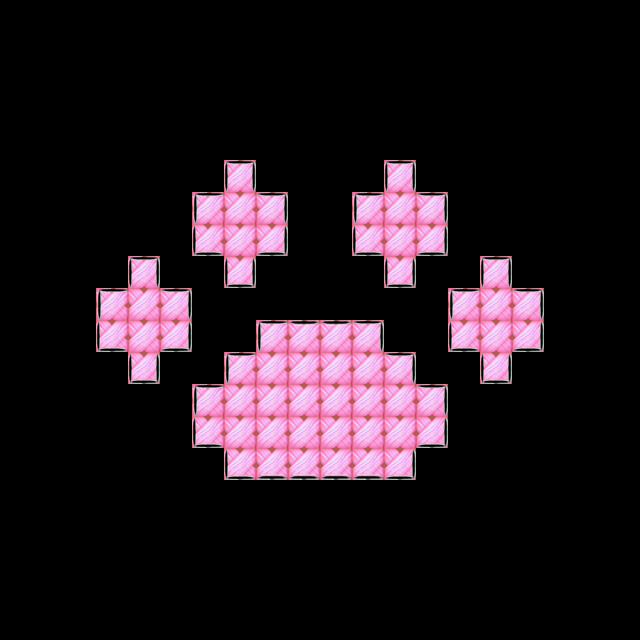

Rendered tile map (Tiled .tmx) drawn with the repository's tilesets; below, a short description and the full map source, tile grids included:
An orthogonal 20x20 tile map with 32x32 px tiles, 3 tile layers (layer1, layer2, layer3), 2 tilesets.

<map version="1.2" tiledversion="1.3.4" orientation="orthogonal" renderorder="left-down" width="20" height="20" tilewidth="32" tileheight="32" infinite="0" nextlayerid="5" nextobjectid="1">
 <tileset firstgid="1" source="color.tsx" />
 <tileset firstgid="22" source="stroke.tsx" />
 <layer id="1" name="layer1" width="20" height="20">
  <data encoding="csv">
0,0,0,0,0,0,0,0,0,0,0,0,0,0,0,0,0,0,0,0,
0,0,0,0,0,0,0,0,0,0,0,0,0,0,0,0,0,0,0,0,
0,0,0,0,0,0,0,0,0,0,0,0,0,0,0,0,0,0,0,0,
0,0,0,0,0,0,0,0,0,0,0,0,0,0,0,0,0,0,0,0,
0,0,0,0,0,0,0,0,0,0,0,0,0,0,0,0,0,0,0,0,
0,0,0,0,0,0,0,12,0,0,0,0,12,0,0,0,0,0,0,0,
0,0,0,0,0,0,12,12,12,0,0,12,12,12,0,0,0,0,0,0,
0,0,0,0,0,0,12,12,12,0,0,12,12,12,0,0,0,0,0,0,
0,0,0,0,12,0,0,12,0,0,0,0,12,0,0,12,0,0,0,0,
0,0,0,12,12,12,0,0,0,0,0,0,0,0,12,12,12,0,0,0,
0,0,0,12,12,12,0,0,12,12,12,12,0,0,12,12,12,0,0,0,
0,0,0,0,12,0,0,12,12,12,12,12,12,0,0,12,0,0,0,0,
0,0,0,0,0,0,12,12,12,12,12,12,12,12,0,0,0,0,0,0,
0,0,0,0,0,0,12,12,12,12,12,12,12,12,0,0,0,0,0,0,
0,0,0,0,0,0,0,12,12,12,12,12,12,0,0,0,0,0,0,0,
0,0,0,0,0,0,0,0,0,0,0,0,0,0,0,0,0,0,0,0,
0,0,0,0,0,0,0,0,0,0,0,0,0,0,0,0,0,0,0,0,
0,0,0,0,0,0,0,0,0,0,0,0,0,0,0,0,0,0,0,0,
0,0,0,0,0,0,0,0,0,0,0,0,0,0,0,0,0,0,0,0,
0,0,0,0,0,0,0,0,0,0,0,0,0,0,0,0,0,0,0,0
</data>
 </layer>
 <layer id="3" name="layer2" width="20" height="20">
  <data encoding="csv">
0,0,0,0,0,0,0,0,0,0,0,0,0,0,0,0,0,0,0,0,
0,0,0,0,0,0,0,0,0,0,0,0,0,0,0,0,0,0,0,0,
0,0,0,0,0,0,0,0,0,0,0,0,0,0,0,0,0,0,0,0,
0,0,0,0,0,0,0,0,0,0,0,0,0,0,0,0,0,0,0,0,
0,0,0,0,0,0,0,0,0,0,0,0,0,0,0,0,0,0,0,0,
0,0,0,0,0,0,0,0,0,0,0,0,0,0,0,0,0,0,0,0,
0,0,0,0,0,0,0,0,0,0,0,0,0,0,0,0,0,0,0,0,
0,0,0,0,0,0,0,0,0,0,0,0,0,0,0,0,0,0,0,0,
0,0,0,0,0,0,0,0,0,0,0,0,0,0,0,0,0,0,0,0,
0,0,0,0,0,0,0,0,0,0,0,0,0,0,0,0,0,0,0,0,
0,0,0,0,0,0,0,0,0,0,0,0,0,0,0,0,0,0,0,0,
0,0,0,0,0,0,0,0,0,0,0,0,0,0,0,0,0,0,0,0,
0,0,0,0,0,0,0,0,0,0,0,0,0,0,0,0,0,0,0,0,
0,0,0,0,0,0,0,0,0,0,0,0,0,0,0,0,0,0,0,0,
0,0,0,0,0,0,0,0,0,0,0,0,0,0,0,0,0,0,0,0,
0,0,0,0,0,0,0,0,0,0,0,0,0,0,0,0,0,0,0,0,
0,0,0,0,0,0,0,0,0,0,0,0,0,0,0,0,0,0,0,0,
0,0,0,0,0,0,0,0,0,0,0,0,0,0,0,0,0,0,0,0,
0,0,0,0,0,0,0,0,0,0,0,0,0,0,0,0,0,0,0,0,
0,0,0,0,0,0,0,0,0,0,0,0,0,0,0,0,0,0,0,0
</data>
 </layer>
 <objectgroup id="4" name="logiclayer" visible="0">
  <properties>
   <property name="usegid" value="12" />
   <property name="useicon" value="12.png" />
  </properties>
 </objectgroup>
 <layer id="2" name="layer3" width="20" height="20">
  <data encoding="csv">
0,0,0,0,0,0,0,0,0,0,0,0,0,0,0,0,0,0,0,0,
0,0,0,0,0,0,0,0,0,0,0,0,0,0,0,0,0,0,0,0,
0,0,0,0,0,0,0,0,0,0,0,0,0,0,0,0,0,0,0,0,
0,0,0,0,0,0,0,0,0,0,0,0,0,0,0,0,0,0,0,0,
0,0,0,0,0,0,0,0,0,0,0,0,0,0,0,0,0,0,0,0,
0,0,0,0,0,0,0,37,0,0,0,0,37,0,0,0,0,0,0,0,
0,0,0,0,0,0,26,0,28,0,0,26,0,28,0,0,0,0,0,0,
0,0,0,0,0,0,27,0,29,0,0,27,0,29,0,0,0,0,0,0,
0,0,0,0,37,0,0,35,0,0,0,0,35,0,0,37,0,0,0,0,
0,0,0,26,0,28,0,0,0,0,0,0,0,0,26,0,28,0,0,0,
0,0,0,27,0,29,0,0,26,23,23,28,0,0,27,0,29,0,0,0,
0,0,0,0,35,0,0,26,0,0,0,0,28,0,0,35,0,0,0,0,
0,0,0,0,0,0,26,0,0,0,0,0,0,28,0,0,0,0,0,0,
0,0,0,0,0,0,27,0,0,0,0,0,0,29,0,0,0,0,0,0,
0,0,0,0,0,0,0,27,25,25,25,25,29,0,0,0,0,0,0,0,
0,0,0,0,0,0,0,0,0,0,0,0,0,0,0,0,0,0,0,0,
0,0,0,0,0,0,0,0,0,0,0,0,0,0,0,0,0,0,0,0,
0,0,0,0,0,0,0,0,0,0,0,0,0,0,0,0,0,0,0,0,
0,0,0,0,0,0,0,0,0,0,0,0,0,0,0,0,0,0,0,0,
0,0,0,0,0,0,0,0,0,0,0,0,0,0,0,0,0,0,0,0
</data>
 </layer>
</map>
